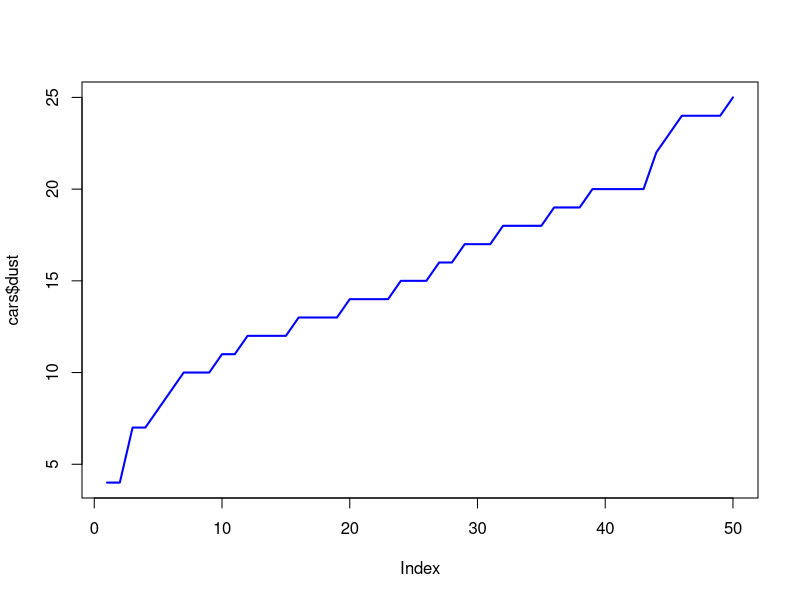
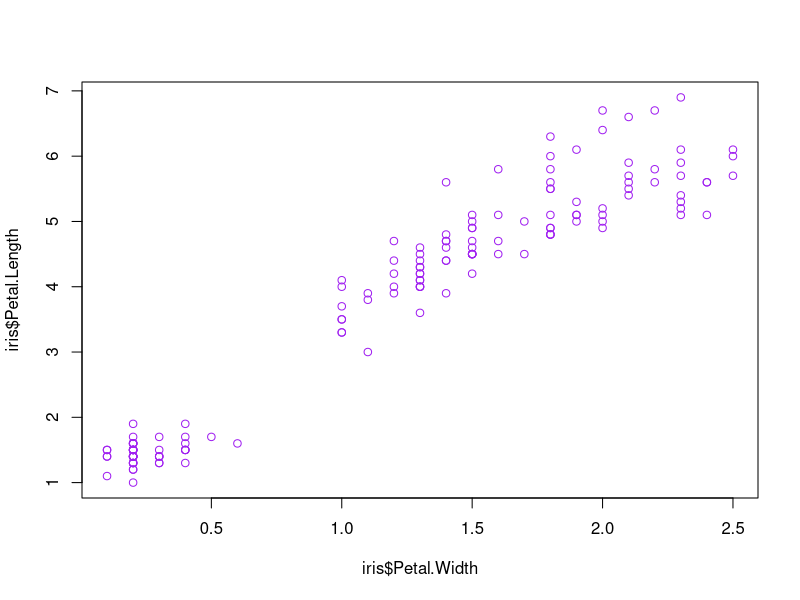

Here is the R script that generated these plots, in order:
## ---- chunk 1
2 + 5
## ---- chunk 2
knitr::kable(summary(cars))
## ---- chunk 3
plot(cars$speed, cars$dust, type = "l", lwd = "2", col = "blue")
## ---- chunk 4
sessionInfo()
## ---- chunk 5
data("iris")
iris
## ---- chunk 6
knitr::kable(summary(iris))
## ---- chunk 7
plot(iris$Petal.Width, iris$Petal.Length, type = "p", lwd = "1", col ="purple")
## ---- chunk 8
lm(Petal.Length ~ Petal.Width, data = iris)
